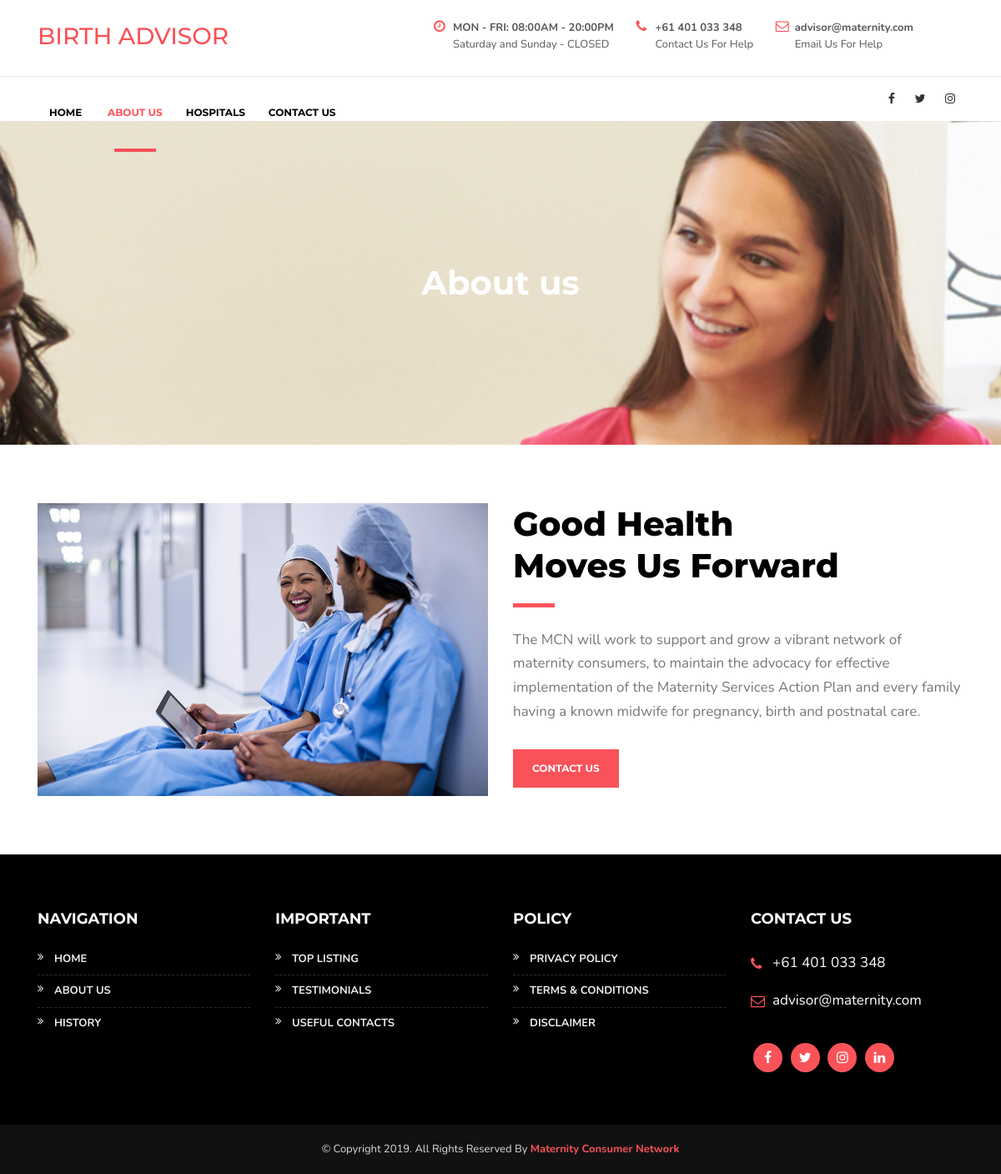
Page /about.php on the committed database.
### tables this page shows
CREATE TABLE `page` (
  `id` int(100) NOT NULL,
  `page` varchar(255) NOT NULL,
  `title` varchar(255) NOT NULL,
  `keywords` varchar(500) NOT NULL,
  `meta_desc` text NOT NULL,
  `content` text NOT NULL,
  `color` varchar(500) NOT NULL,
  `alt` varchar(500) NOT NULL,
  `img_title` varchar(500) NOT NULL,
  `datetime` timestamp NOT NULL DEFAULT current_timestamp() ON UPDATE current_timestamp()
);

### about.php (the view, shortened to what this page needs)
<?php
    include 'error/manage.php';
	$sql = "select * from page where id = 11";
	$result = mysqli_query($con, $sql);
	$row = mysqli_fetch_array($result);
?>
<?php include '_head.php' ?>
<body>
  <?php include 'header.php' ?>
  <div class="banner">
    <div class="container">
        <div class="text-center">
          <h1><?php echo $row['page']; ?></h1>
        </div>
     </div>
  </div>
  <main id="main">
    <div class="span1 page">
      <div class="container">
          <?php if(empty($row['color']))
          {
          ?>
         <div class="row">
           <div class="col-md-12 bgwhite">
              <div class="abt_box">
                <?php echo $row['content']; ?>
              </div>
           </div>
         </div>
         <?php
         }
         else
		 {
          ?>
         <div class="row">
           <div class="col-12 col-md-6">
             <div class="box1_img"><a href="#"><img src="images/page/<?php echo $row['color']; ?>"></a></div>
           </div>
           <div class="col-12 col-md-6 abt">
            <?php echo $row['content']; ?>
             <a href="contact.php" class="btn2">Contact us</a>
           </div>
         </div>
         <?php } ?>
      </div>
    </div>
  </main>
  <?php include 'footer.php' ?>
</body>
</html>

### css/style.css (style rules this page uses)
body { color: #58595b; font-family: 'Nunito', sans-serif; font-size:14px; font-weight:400; }
a { color: #005395; transition: 0.5s; -webkit-transition: all 0.5s ease-in-out 0s; -moz-transition: all 0.5s ease-in-out 0s; -ms-transition: all 0.5s ease-in-out 0s; -o-transition: all 0.5s ease-in-out 0s; transition: all 0.5s ease-in-out 0s; }
img { max-width:100%; }
p { padding: 0; margin: 0 0 30px 0; }
h1, h2, h3, h4, h5, h6 { font-family: 'Montserrat', sans-serif; margin: 0 0 20px 0; padding: 0; }
.line { background: #f9535a; width:50px; height:5px; margin:20px 0; }
.heading { margin-bottom:25px; }
.heading h2 { font-weight: 800; font-size: 40px; line-height: 50px; }
.btn2 { text-align: center; display: inline-block; padding: 14px 23px; font-size: 12px; color: #fff; text-transform: uppercase; margin-top: 0px; background: #f95259; cursor: pointer; position: relative; font-family: 'Montserrat', sans-serif; border: none; font-weight: 700; }
.abt p { font-size: 17px; color: #777; line-height: 1.7; }
.span1 { padding-bottom:70px; color:#000; }
.banner { background:url(../img/banner.jpg); background-position:center; background-size:cover; padding:170px 0; color:#fff; position:relative; }
.banner:before { position:absolute; left:0; right:0; top:0; bottom:0; content:''; }
@media (min-width:1024px) { .banner { background-attachment:fixed; } }
.banner .container { position:relative; }
.banner h1 { font-weight:700; margin:0; }
.page { padding-top:70px; }

### rows in the picture
page: page "About us", color (picture), content "Good Health Moves Us Forward The MCN will work to support and grow a vibrant network of maternity consumers, to maintain the advocacy for effective implementation of the Maternity Services Action Plan and every family having a known midwife for pregnancy, birth and postnatal care."
